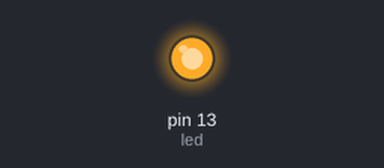
The sketch below on a simulated Arduino Uno, built with avr-gcc and run on an emulated ATmega328P. Parts: output pins drawn as LEDs (lit = HIGH).

Above: at 0.2 s.
At 12.0 s:
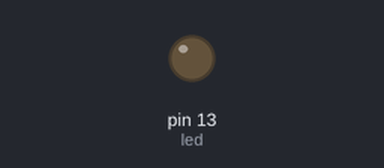
Timing chart, 0 to 18.9 s (numbered marks = the images above):
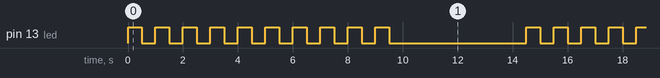

The sketch:

Exercise_3b.ino
```cpp
/*  Arduino learning
 *  Exercise #3b
 *
 */

int led = 13;  //define onboard LED on pin 13 as a global variable
int shortDelay = 500; //declares an int variable and assigns value 500
int longDelay = 5000; //declares an int for the long delay
int blinkCycles = 10; //how many times should the light blink

void setup()
{
  pinMode(led,OUTPUT);  //sets I/O 13 into output mode
}

void loop()
{
  for(int x = 0; x < blinkCycles; x++)
  {
    blinkonce(led,shortDelay,x,blinkCycles);
  }
  delay(longDelay);
}

void blinkonce(int ledPin, int delayLength, int currentCycle, int maxCycles)
{
  digitalWrite(ledPin,HIGH);
  delay(delayLength);
  digitalWrite(ledPin,LOW);
  if(currentCycle != (maxCycles - 1))
  {
    delay(delayLength);
  }
}
```

Measured:
- by itself, pin 13 (led): repeats every 14.5 s: 9 × (LOW 0.50 s, HIGH 0.50 s), LOW 5.0 s, HIGH 0.50 s
- by itself, everything shown: repeats every 14.5 s, in 20 steps
